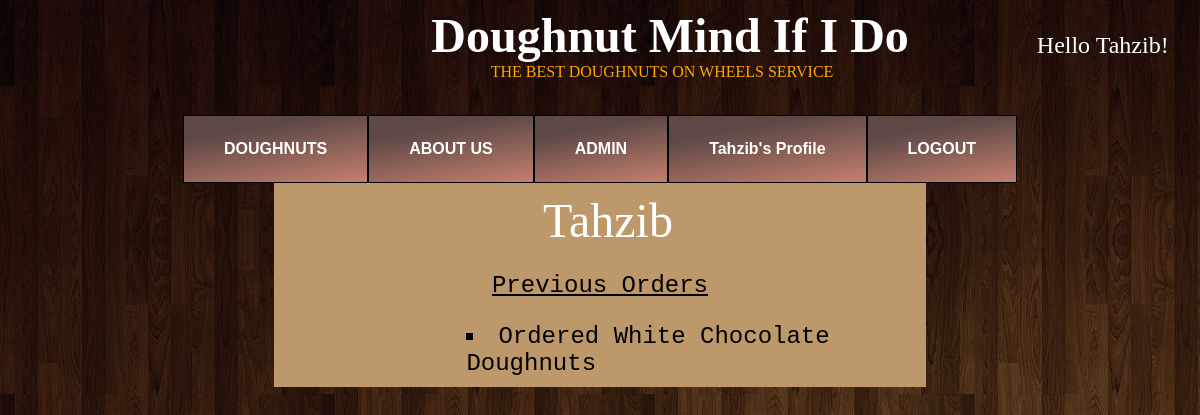
The app's page /profile/ (signed in), older data.
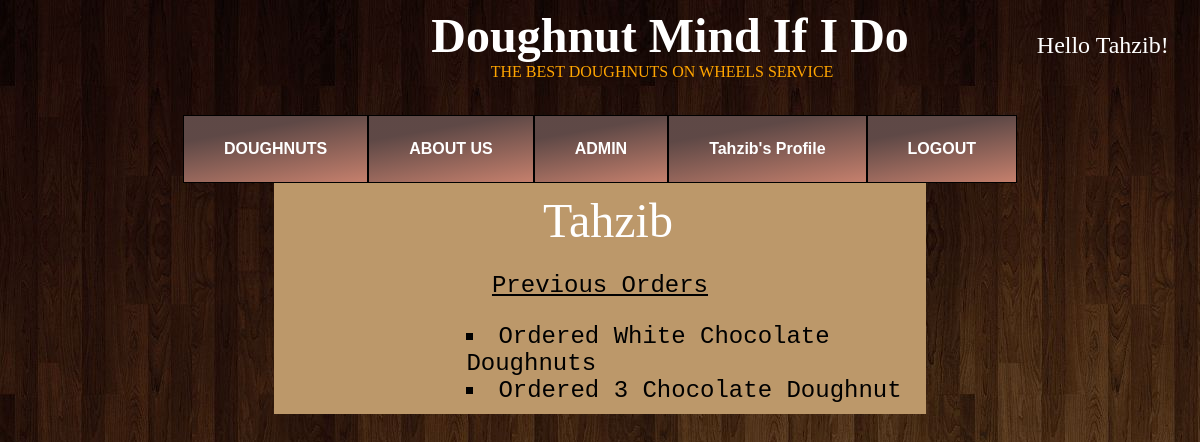
The same page, newer data.
### home/models.py (models this page shows, shortened)
class customer_report(models.Model):
    customer = models.ForeignKey(User, on_delete=models.CASCADE) # if the User is deleted we delete all the records are deleted for that User
    order_amount = models.IntegerField(null=False)
    report = models.TextField()
    updated = models.DateTimeField(auto_now=True)
    created = models.DateTimeField(auto_now_add=True)

### home/views.py (the view)
# urls.py: path('profile/', views.userProfile, name='user_profile'),
@login_required(login_url="login")
def userProfile(request):
    prev_orders = report.objects.filter(customer = request.user)
    context = {'prev_orders' : prev_orders}
    return render(request, 'profile.html', context)

### templates/profile.html
{% extends 'main.html' %}
{% block content %}
<div class="profileBody">
<p class="userName">{{user.username}}</p>
{% if prev_orders%}
    <p><u>Previous Orders</u></p>
    <div class="prev_orders">
        {% for i in prev_orders %}
            <li>{{i.report}}</li>
        {% endfor %}
    </div>
{% else %}
<p>No previous orders</p>
{%endif%}
</div>
{% endblock %}

### templates/main.html (shortened to what this page needs)
<!DOCTYPE html>
{% load static %}
<html>
<head>
    <link rel="stylesheet" type="text/css" media='screen' href="{% static 'styles/main.css' %}">
</head>
<body>
    {% include 'navbar.html' %}
    {% block content %}
    {% endblock %}
</body>
</html>

### templates/navbar.html
{% load static %}
    <div class="info">
        <div class="helloUser">
            <div class="shop_desc">
                <p class="title"><b>Doughnut Mind If I Do</b></p>
                <p class="subtitle">THE BEST DOUGHNUTS ON WHEELS SERVICE</p>
            </div>
            <p>Hello {{request.user}}!</p>
        </div>
    </div>
    <div class="tab">
        <a class="doughnut" href="{% url 'doughnuts' %}"> DOUGHNUTS</a>
        <a class="owner" href="{% url 'about' %}"> ABOUT US</a>
        {% if request.user.is_staff %}
        <a class="adminLink" href="/admin">ADMIN</a>
        {% endif %}
        {% if request.user.is_authenticated %}
            <a class="profileLink" href="{% url 'user_profile' %}">{{request.user}}'s Profile</a><br>
            <a class="logoutLink" href="{% url 'logout' %}">LOGOUT</a>
        {% else %}
            <a class="loginLink" href="{% url 'login' %}">LOGIN</a>
        {% endif %}
    </div>

### static/styles/main.css (style rules this page uses)
body { background-image: url("/static/images/wooden_backgound.jpg"); }
.helloUser { display: flex; flex-direction: row; font-size: 1.5rem; color: white; }
.title, .current_doughnuts, .AboutUsTitle, .userName { padding-left: 1rem; color: white; font-family: dancing_script; font-size: 3rem; margin: 0rem; }
.subtitle { text-align: center; margin: 0rem; font-size: 1rem; color: orange; }
.shop_desc { padding-left: 16rem; display: flex; flex-direction: column; margin: 0 8rem; }
.info { display: flex; align-items: center; font-size: 1rem; justify-content: center; padding: 0px 5px; }
.tab { display: flex; align-items: center; justify-content: center; flex-direction: row; color: white; }
.doughnut, .owner, .profileLink, .logoutLink, .loginLink, .adminLink { font-family: Arial, Helvetica, sans-serif; font-weight: 700; background-color: #ffa69e; background-image: linear-gradient(350deg, #a1684e9d 0%, #554341f1 74%); padding: 1.5rem 2.5rem; margin-top: 2rem; border: 1px solid black; color: white; text-decoration: none; }
.doughnut_list, .tabcontent, .profileBody, .login { max-width: 55%; margin: auto; text-align: center; background-color: #bc986a; font-family:monospace; font-size: 1.5rem; padding: 10px 0; }
li { list-style:square; }
.prev_orders { display: flex; padding-left: 12rem; text-align: left; flex-direction: column; }

Row changes from the older to the newer data that the page shows:
added customer_report: report "Ordered 3 Chocolate Doughnut"
